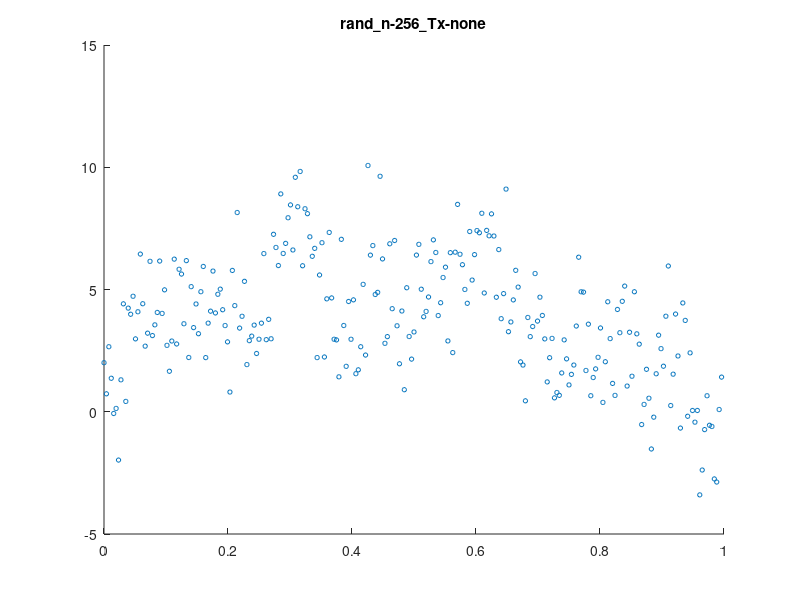
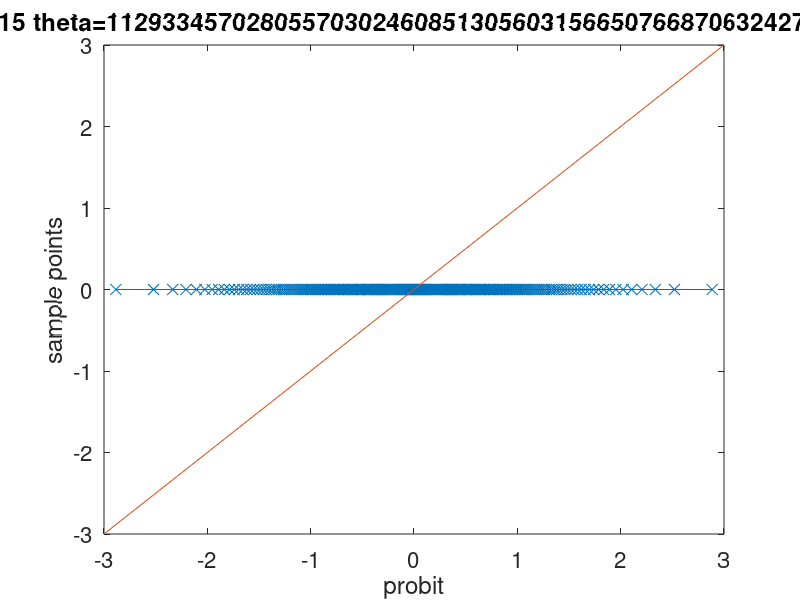
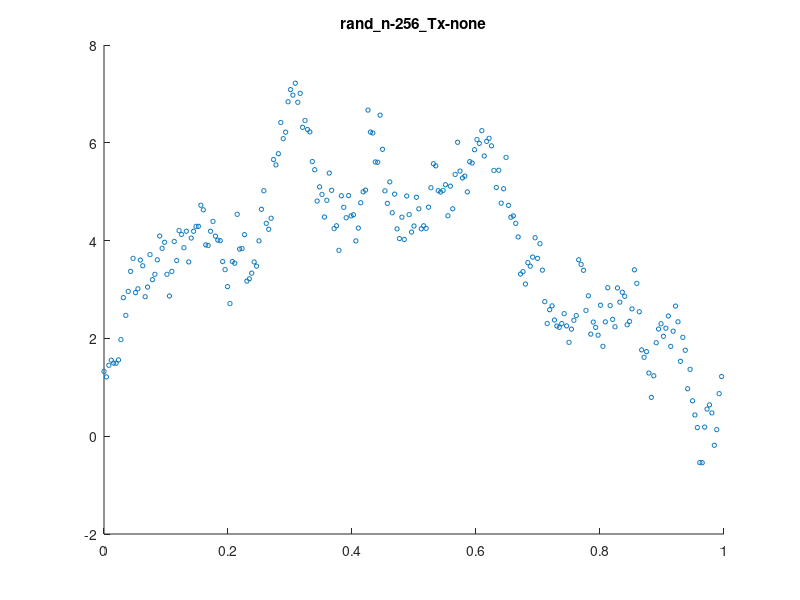
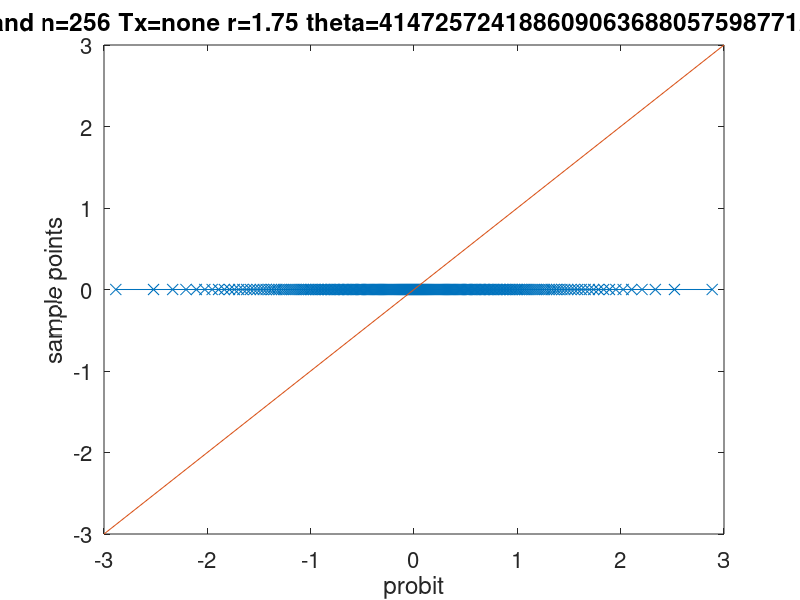

The MATLAB script that drew these images, in order:
%
% Minimum working example to test Gaussian diagnostics idea
%
function MWE_gaussian_diagnostics()

format short
close all

fNames = {'ExpCos','Keister','rand'};
ptransforms = {'C1','C1sin', 'none'};
fName = fNames{3};
ptransform = ptransforms{3};

npts = 2^8;  % max 14
dim = 1;
rVec = [1.15 1.75 2.45];

for r=rVec
  
  %parameters for random function
  rfun = r/2;
  A = 3;
  
  shift = rand(1,dim);
  
  [~,xlat] = simple_lattice_gen(npts,dim,shift,true);
  
  if strcmp(fName,'ExpCos')
    integrand = @(x) exp(sum(cos(2*pi*x), 2));
  elseif strcmp(fName, 'Keister')
    integrand = @(x) keisterFunc(x,dim,1/sqrt(2)); % a=0.8
  else
    integrand = @(x) f_rand(x,rfun,A);
  end
  
  integrand_p = doPeriodTx(integrand, ptransform);
  
  y = integrand_p(xlat);
  ftilde = fft(y);
  ftilde(1) = 0;  % ftilde = \mV^H(\vf - m \vone)
  if dim==1
    hFigIntegrand = figure; scatter(xlat, y, 10)
    title(sprintf('%s_n-%d_Tx-%s', ...
      fName, npts, ptransform), 'interpreter','none')
    saveas(hFigIntegrand, sprintf('%s_n-%d_Tx-%s.png', ...
      fName, npts, ptransform))
  end
  
%   lnTheta_MLE = fminbnd(@(lna) ...
%     ObjectiveFunction(exp(lna),xlat_,(ftilde)), ...
%     -15,15,optimset('TolX',1e-2));
%   thetaOpt1 = exp(lnTheta_MLE)
  
  lnaMLE_opt = fminsearch(@(lna) ...
    ObjectiveFunction(exp(lna),xlat,(ftilde)), ...
    0,optimset('TolX',1e-2));
  thetaOpt = exp(lnaMLE_opt)
  
  % thetaOpt = 1;  %0.9;
  % ftilde = real(ftilde);
 
  
  % lambda1 = kernel(r, xlat_, thetaOpt);
  vlambda = kernel2(r, xlat, thetaOpt);
  
  % apply transform
  % $\vZ = \frac 1n \mV \mLambda^{-\frac 12} \mV^H(\vf - m \vone)$
  % ifft also includes 1/n division
  vz = ifft(ftilde./sqrt(vlambda));
  vz_real = real(vz);  % vz must be real as intended by the transformation 
  
  % create_plots('normplot')
  create_plots('qqplot', vz_real, fName, npts, ptransform, r, thetaOpt)
  
  % Shapiro-Wilk test
  %   [H, pValue, W] = swtest(w_ftilde);
  %   Hval='true';
  %   if H==true
  %     Hval='false';
  %   end
  %   fprintf('Shapiro-Wilk test: Normal=%s, pValue=%1.3f, W=%1.3f\n', Hval, pValue, W);
end

end

function create_plots(type, vz_real, fName, npts, ptransform, r, thetaOpt)
hFigNormplot = figure();
set(hFigNormplot,'defaultaxesfontsize',16, ...
  'defaulttextfontsize',16, ... %make font larger
  'defaultLineLineWidth',0.75, 'defaultLineMarkerSize',8)
if strcmp(type, 'normplot')
  normplot(vz_real)
else
  qqplot(vz_real); hold on
  plot([-3 3], [-3 3],'-')
end

title(sprintf('%s n=%d Tx=%s r=%1.2f theta=%1.2f', ...
       fName, npts, ptransform, r, thetaOpt))
saveas(hFigNormplot, sprintf('%s_%s_n-%d_Tx-%s_r-%d.png', ...
       type, fName, npts, ptransform, r))
end

% gaussian random function
function fval = f_rand(xpts, rfun, A)
% a = sqrt(2 * factorial(2*rfun))/((2*pi)^rfun);
% theta = (2 * factorial(rfun))/((2*pi)^rfun);
a = 1;

rng(202326) % initialize random number generator for reproducability
N = 2^(15);
f_c = a*randn(1, N);
f_s = a*randn(1, N);
f_0 = randn(1, 1) + A;
kvec = (1:N);
argx = @(x) 2*pi*x*kvec;
f_c_ = @(x)(f_c./kvec.^(rfun)).*cos(argx(x));
f_s_ = @(x)(f_s./kvec.^(rfun)).*sin(argx(x));
f_ran = @(x) f_0 + sum(f_c_(x)+ f_s_(x),2) ; %
fval = f_ran(xpts);
% figure; plot(fval, '.')
end

function Lambda = kernel(r, xun, theta)
constMult =  -(-1)^(r/2)*((2*pi)^r)/(2*factorial(r));
if r == 2
  bernPoly = @(x)(-x.*(1-x) + 1/6);
elseif r == 4
  bernPoly = @(x)( ( (x.*(1-x)).^2 ) - 1/30);
else
  error('Bernoulli order=%d not implemented !', r);
end
kernelFunc = @(x) bernPoly(x);

temp_ = bsxfun(@times, (theta)*constMult, kernelFunc(xun));
C1 = prod(1 + temp_, 2);

% matlab's builtin fft is much faster and accurate
% eigenvalues must be real : Symmetric pos definite Kernel
Lambda = real(fft(C1));

end

function vlambda = kernel2(r, xun, theta)
constMult = 1/2;
kernelFunc = @(x) truncated_series_kernel(x,r);
        
temp_ = bsxfun(@times, (theta)*constMult, kernelFunc(xun));
C1 = prod(1 + temp_, 2);

% matlab's builtin fft is much faster and accurate
% eigenvalues must be real : Symmetric pos definite Kernel
vlambda = real(fft(C1));
end

function g = truncated_series(N, r)
tilde_g_0 = 0;
m = 1:(-1 + N/2);
tilde_g_h1 = N./abs(m).^(r);
m = (N/2):(-1 + N);
tilde_g_h2 = N./abs(N-m).^(r);
tilde_g = [tilde_g_0 tilde_g_h1 tilde_g_h2];
g = ifft(tilde_g)';
end

function c = truncated_series_kernel(x,r)
n = size(x, 1);
g = truncated_series(n,r);
c = g(1 + x*n);
end

function [loss,Lambda,RKHSnorm] = ObjectiveFunction(theta,xun,ftilde)

n = length(ftilde);
% [Lambda, Lambda_ring] = kernel(xun,obj.kernType,a,obj.order,...
%   obj.avoidCancelError);
arbMean = true;
order = 4;
[Lambda] = kernel(order, xun, theta);

% compute RKHSnorm
temp = abs(ftilde(Lambda~=0).^2)./(Lambda(Lambda~=0)) ;

% compute loss: MLE
if arbMean==true
  RKHSnorm = sum(temp(2:end))/n;
  temp_1 = sum(temp(2:end));
else
  RKHSnorm = sum(temp)/n;
  temp_1 = sum(temp);
end

% ignore all zero eigenvalues
loss1 = sum(log(Lambda(Lambda~=0)))/n;
loss2 = log(temp_1);
loss = (loss1 + loss2);
fprintf('loss1 %1.3f loss2 %1.3f loss %1.3f a %1.3e\n', loss1, loss2, loss, theta)

end

function f = doPeriodTx(fInput, ptransform)

if strcmp(ptransform,'Baker')
  f=@(x) fInput(1-2*abs(x-1/2)); % Baker's transform
elseif strcmp(ptransform,'C0')
  f=@(x) fInput(3*x.^2-2*x.^3).*prod(6*x.*(1-x),2); % C^0 transform
elseif strcmp(ptransform,'C1')
  % C^1 transform
  f=@(x) fInput(x.^3.*(10-15*x+6*x.^2)).*prod(30*x.^2.*(1-x).^2,2);
elseif strcmp(ptransform,'C1sin')
  % Sidi C^1 transform
  f=@(x) fInput(x-sin(2*pi*x)/(2*pi)).*prod(2*sin(pi*x).^2,2);
elseif strcmp(ptransform,'C2sin')
  % Sidi C^2 transform
  psi3 = @(t) (8-9*cos(pi*t)+cos(3*pi*t))/16;
  psi3_1 = @(t) (9*sin(pi*t)*pi- sin(3*pi*t)*3*pi)/16;
  f=@(x) fInput(psi3(x)).*prod(psi3_1(x),2);
elseif strcmp(ptransform,'C3sin')
  % Sidi C^3 transform
  psi4 = @(t) (12*pi*t-8*sin(2*pi*t)+sin(4*pi*t))/(12*pi);
  psi4_1 = @(t) (12*pi-8*cos(2*pi*t)*2*pi+sin(4*pi*t)*4*pi)/(12*pi);
  f=@(x) fInput(psi4(x)).*prod(psi4_1(x),2);
elseif strcmp(ptransform,'none')
  % do nothing
  f=@(x) fInput(x);
else
  error('Error: Periodization transform %s not implemented', ptransform);
end

end


function [xlat,xpts_un,xlat_un,xpts] = simple_lattice_gen(n,d,shift,firstBatch)
gen_vec = [1, 433461, 315689, 441789, 501101, 146355, 88411, 215837, 273599 ...
  151719, 258185, 357967, 96407, 203741, 211709, 135719, 100779, ...
  85729, 14597, 94813, 422013, 484367]; %generator
z = gen_vec(1:d);

nmax = n;
nmin = 1 + n/2;
if firstBatch==true
  nmin = 1;
end
nelem=nmax-nmin+1;

if firstBatch==true
  brIndices=vdc(nelem)';
  xpts_un=mod(bsxfun(@times,(0:1/n:1-1/n)',z),1); % unshifted in direct order
else
  brIndices=vdc(nelem)'+1/(2*(nmin-1));
  xpts_un=mod(bsxfun(@times,(1/n:2/n:1-1/n)',z),1); % unshifted in direct order
  
end
xpts = mod(bsxfun(@plus,xpts_un,shift),1);  % shifted in direct order

xlat_un = mod(bsxfun(@times,brIndices',z),1);  % unshifted
xlat = mod(bsxfun(@plus,xlat_un,shift),1);  % shifted in VDC order
end

% van der Corput sequence in base 2
function q = vdc(n)
if n>1
  k=log2(n); % We compute the VDC seq part by part of power 2 size
  q=zeros(2^k,1);
  for l=0:k-1
    nl=2^l;
    kk=2^(k-l-1);
    ptind=repmat([false(nl,1);true(nl,1)],kk,1);
    q(ptind)=q(ptind)+1/2^(l+1);
  end
else
  q=0;
end
end

